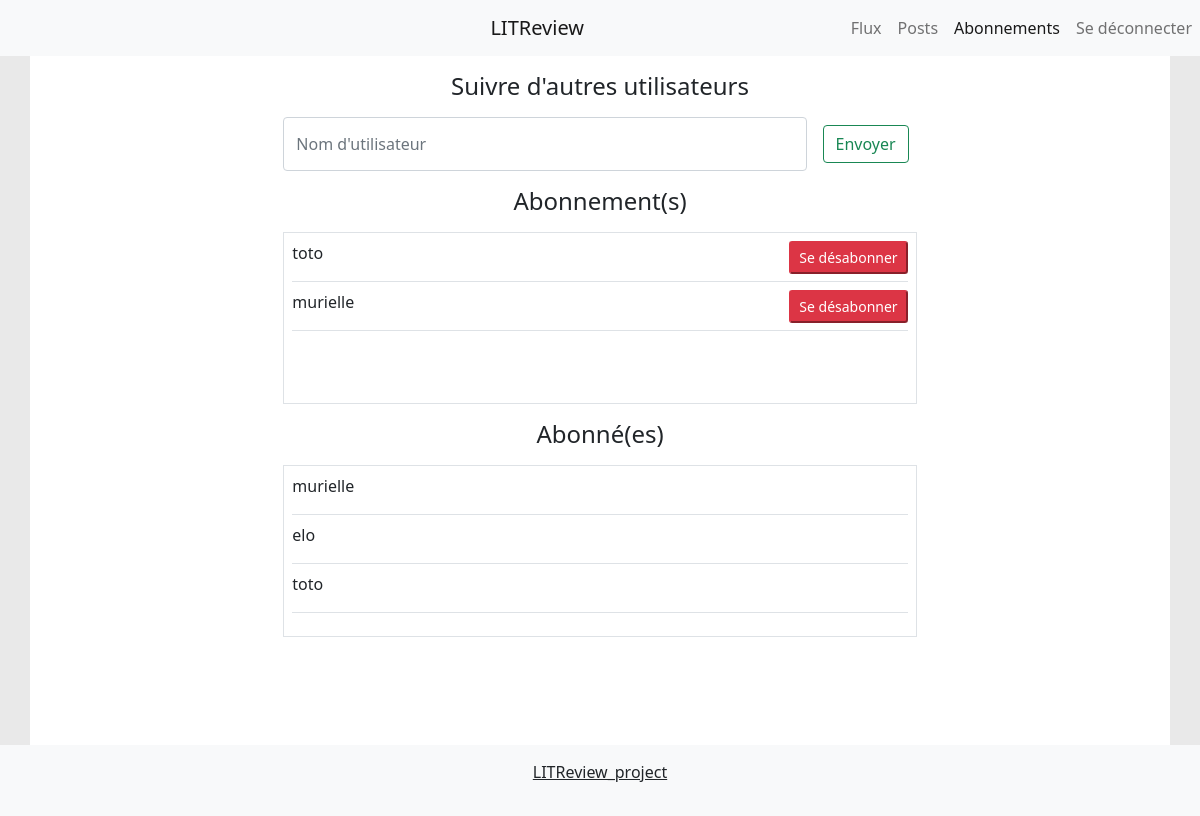
The page /subscription/ (signed in) on the database its author committed.
### review/models.py (models this page shows, shortened)
class UserFollows(models.Model):
    user = models.ForeignKey(to=settings.AUTH_USER_MODEL, on_delete=models.CASCADE, related_name='following')
    followed_user = models.ForeignKey(to=settings.AUTH_USER_MODEL, on_delete=models.CASCADE, related_name='following_by')
    class Meta:
        unique_together = ('user', 'followed_user', )

### review/views.py (the view)
# urls.py: path('subscription/', subscription_page, name='subscription_page'),
@login_required()
def subscription_page(request):
    section = 'subscription'
    return render(request, 'review/subscriptions.html', {'section': section,
                                                         'list_of_following_users': request.user.following.all(),
                                                         'list_of_followed_users': request.user.following_by.all()})

### review/templates/review/subscriptions.html (shortened to what this page needs)
{% extends 'review/base.html'  %}
{% load static %}
{% block body %}
  <div class="col-10">
      <h1 class="text-center fs-4 m-3">Suivre d'autres utilisateurs</h1>
      <div>
          <form class="d-flex m-3 col-md-8 col-12 mx-auto" action="{% url 'review:new_follow' %}" method="get">
              <input class="form-control me-2" type="search" placeholder="Nom d'utilisateur" aria-label="Search" name="subscribe_to" >
              <button class="btn btn-outline-success m-2" type="submit">Envoyer</button>
          </form>
      </div>
      <div>
          <h1 class="text-center fs-4 m-3">Abonnement(s)</h1>
          <ul class="h-25 border mx-auto col-md-8 col-12 list-unstyled overflow-scroll">
              {% for sub in list_of_following_users %}
              <li class="m-2">
                  <div class="w-100 border-bottom">
                      <div class="d-flex">
                         <p class="col-8">{{ sub.followed_user}} </p>
                        <div class="col-4 text-end">
                            <button class="btn-sm btn-danger align-middle" type="button" onclick="window.location.href= '{{sub.id}}/delete_subscription/'">Se désabonner</button>
                        </div>
                      </div>
                  </div>
              </li>
              {% endfor %}
          </ul>
      </div>
      <div class="justify-content-center">
          <h1 class="text-center fs-4 m-3">Abonné(es)</h1>
          <ul class="h-25 border mx-auto col-md-8 col-12 list-unstyled overflow-scroll">
              {% for sub in list_of_followed_users %}
              <li class="m-2 border-bottom">
                  <p class="col-12"> {{ sub.user }}</p>
              </li>
              {% endfor %}
          </ul>
      </div>
  </div>
{% endblock %}

### review/static/css/base_style.css (style rules this page uses)
html, body { height: 100% }

### rows shown on the page
UserFollows: followed_user "toto"
UserFollows: followed_user "murielle"
UserFollows: user "murielle"
UserFollows: user "elo"
UserFollows: user "toto"
